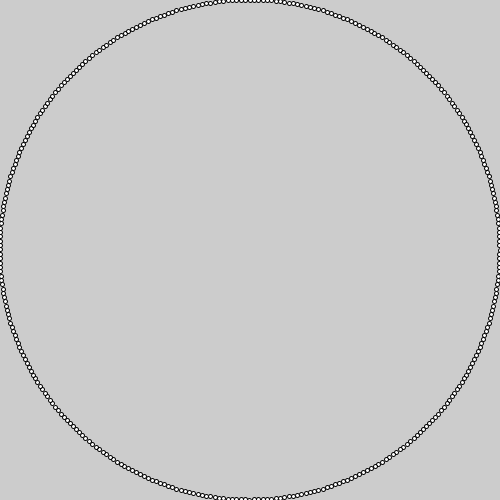
Frame 1 (no input)
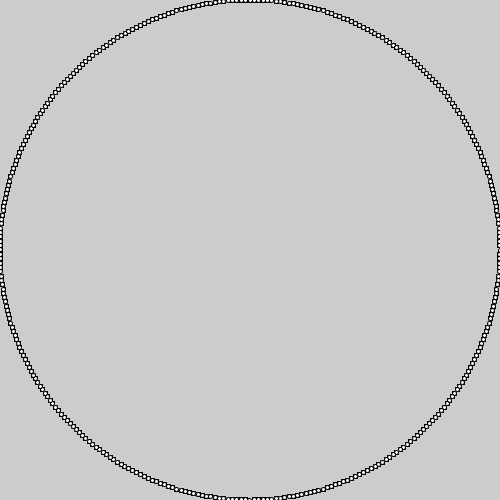
Frame 60 (the mouse pressed at the canvas centre just before this capture)
Frame 120 (the mouse held since frame 60 and released just before this capture): identical to frame 60, image omitted

The Processing sketch that drew these frames (run headless with seeded random() and noise(); from frame 60 on, the mouse is pressed at the canvas centre):

// Processing sketch: week_05_9_1
// ── week_05_9_1.pde
void setup(){
  size(500,500);
}
void draw(){
  for(float a=0;a<360;a++){
    float x =250+250*cos(radians(a));
    float y =250+250*sin(radians(a));
    ellipse(x,y,4,4);
  }
}
